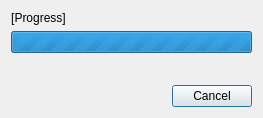
<?xml version="1.0" encoding="UTF-8"?>
<ui version="4.0">
 <class>MonitorDialogClass</class>
 <widget class="QDialog" name="MonitorDialogClass">
  <property name="geometry">
   <rect>
    <x>0</x>
    <y>0</y>
    <width>263</width>
    <height>118</height>
   </rect>
  </property>
  <property name="windowTitle">
   <string>MonitorDialog</string>
  </property>
  <layout class="QVBoxLayout" name="verticalLayout">
   <item>
    <widget class="QLabel" name="statusLabel">
     <property name="sizePolicy">
      <sizepolicy hsizetype="Maximum" vsizetype="Maximum">
       <horstretch>0</horstretch>
       <verstretch>0</verstretch>
      </sizepolicy>
     </property>
     <property name="text">
      <string notr="true">[Progress]</string>
     </property>
     <property name="alignment">
      <set>Qt::AlignCenter</set>
     </property>
    </widget>
   </item>
   <item>
    <widget class="QProgressBar" name="progressBar">
     <property name="maximum">
      <number>0</number>
     </property>
     <property name="value">
      <number>0</number>
     </property>
    </widget>
   </item>
   <item>
    <spacer name="verticalSpacer">
     <property name="orientation">
      <enum>Qt::Vertical</enum>
     </property>
     <property name="sizeHint" stdset="0">
      <size>
       <width>20</width>
       <height>2</height>
      </size>
     </property>
    </spacer>
   </item>
   <item>
    <widget class="QDialogButtonBox" name="buttonBox">
     <property name="standardButtons">
      <set>QDialogButtonBox::Cancel</set>
     </property>
    </widget>
   </item>
  </layout>
 </widget>
 <layoutdefault spacing="6" margin="11"/>
 <resources/>
 <connections>
  <connection>
   <sender>buttonBox</sender>
   <signal>rejected()</signal>
   <receiver>MonitorDialogClass</receiver>
   <slot>reject()</slot>
   <hints>
    <hint type="sourcelabel">
     <x>191</x>
     <y>93</y>
    </hint>
    <hint type="destinationlabel">
     <x>155</x>
     <y>79</y>
    </hint>
   </hints>
  </connection>
 </connections>
</ui>
